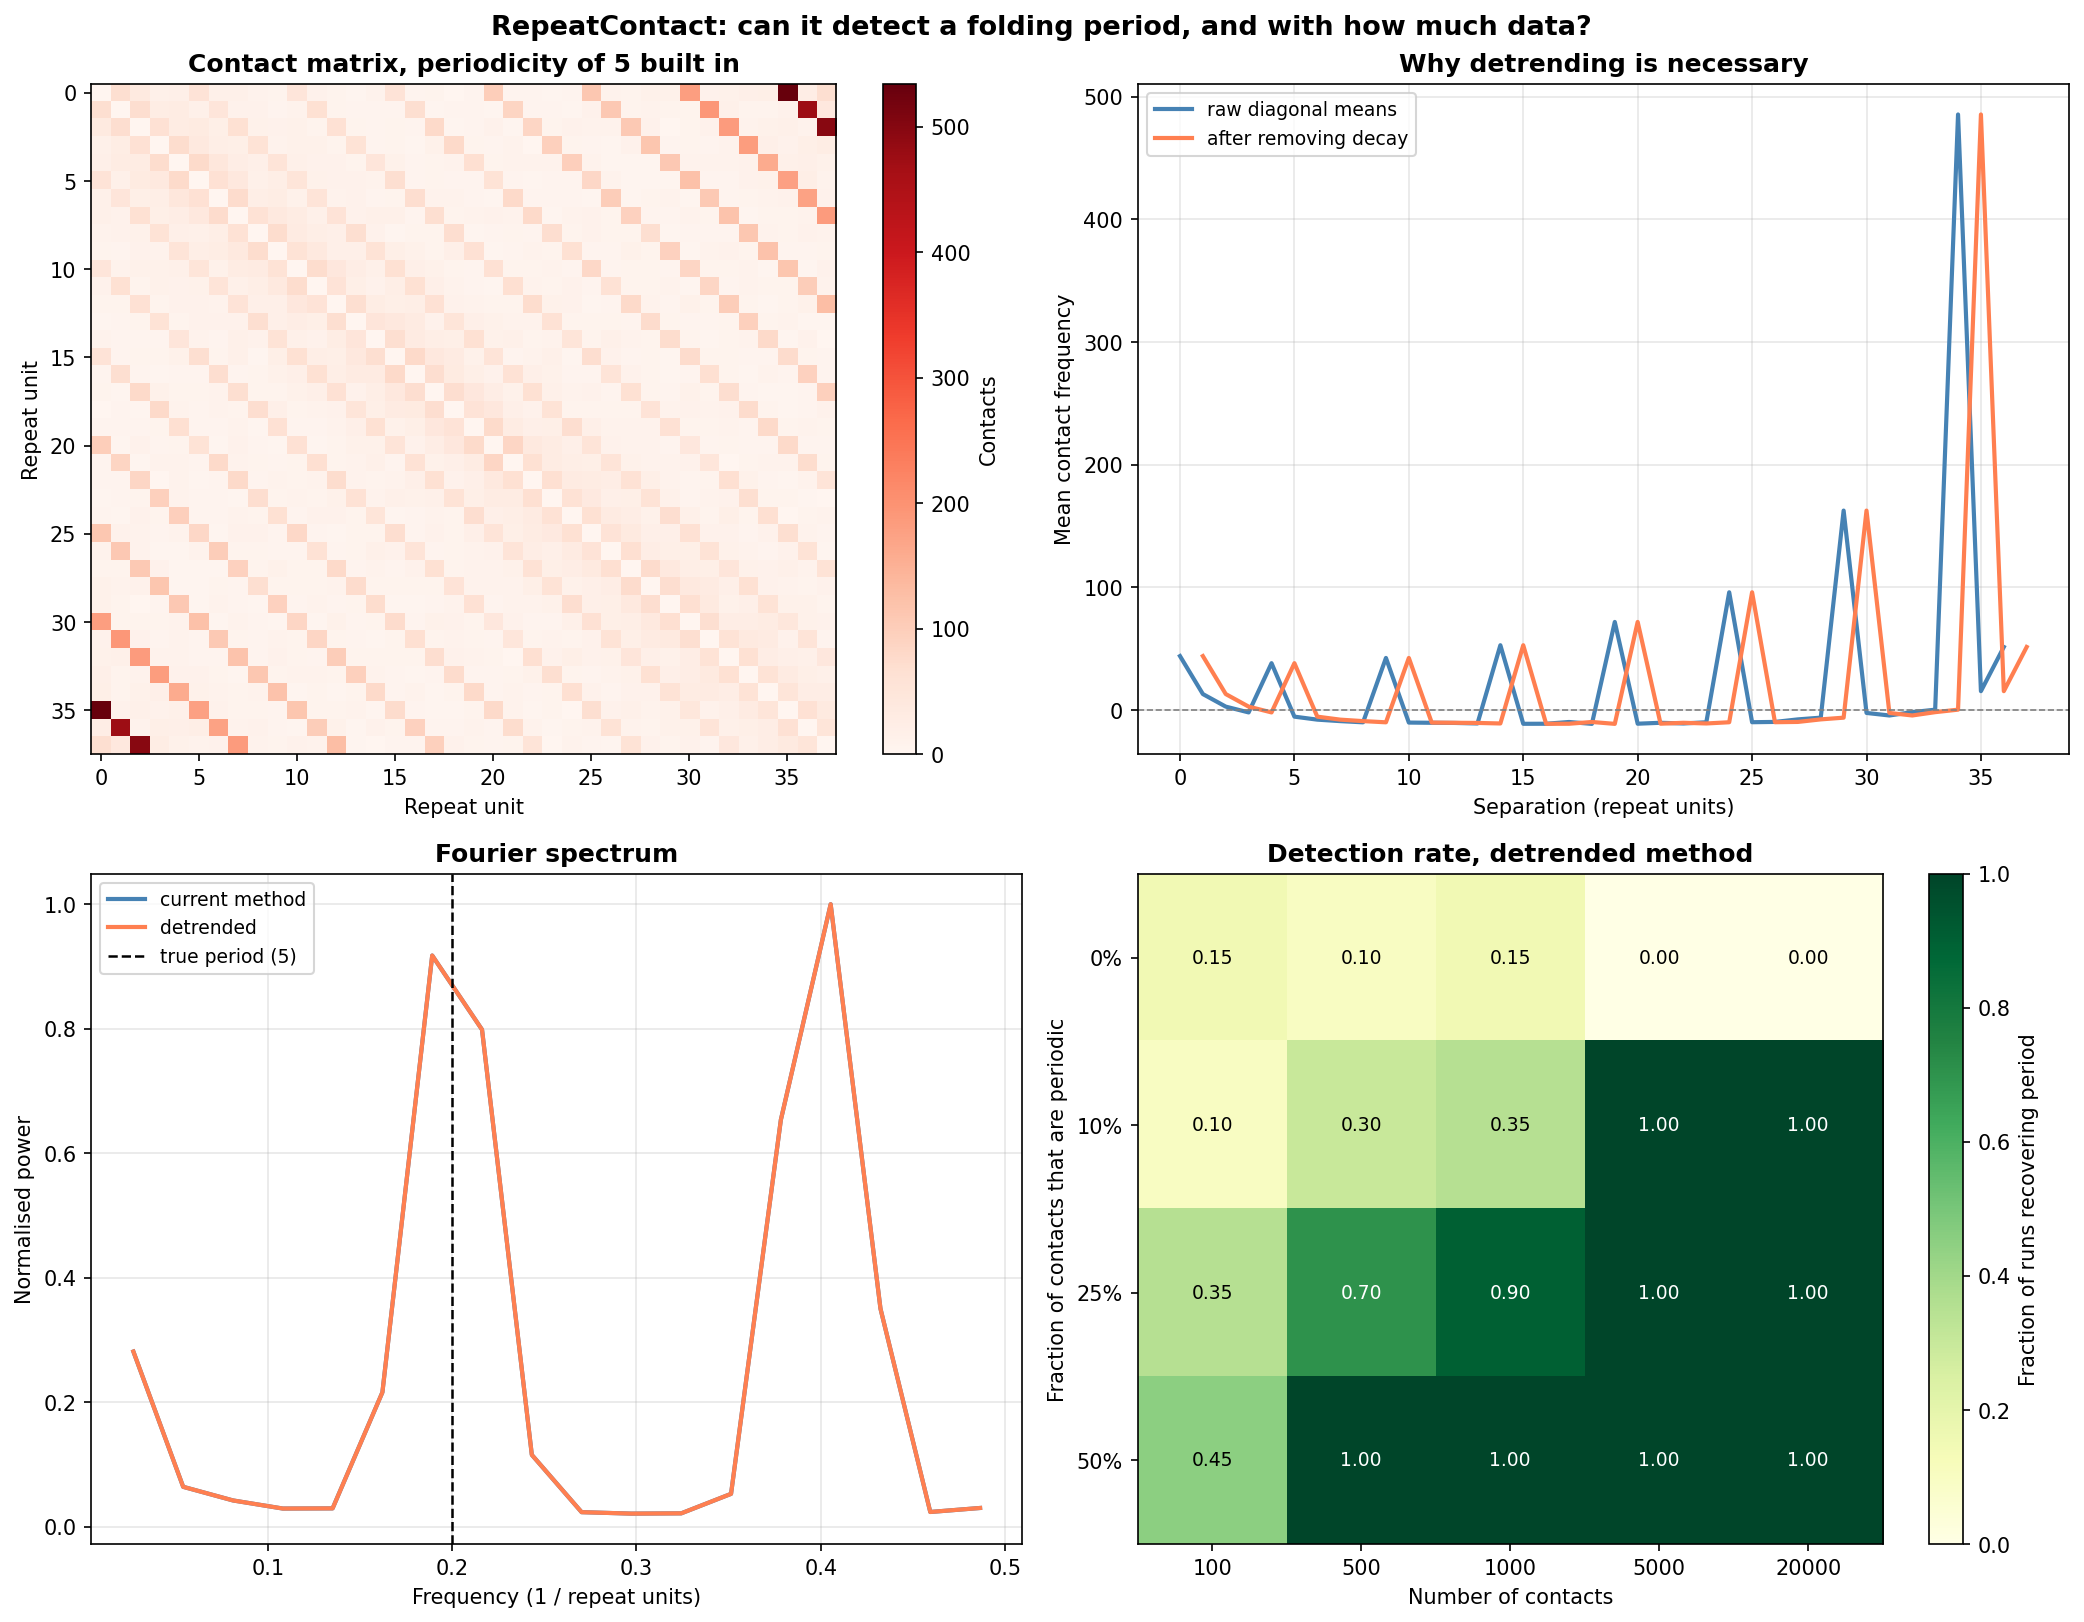

Python code for this plot:
#!/usr/bin/env python3
"""
Can RepeatContact detect a folding period, and how much data does it need?

This generates synthetic contacts where I control the answer, then checks
whether the pipeline recovers it. Two things are being tested:

  1. Does the method find a periodicity that is genuinely there?
  2. Does it stay quiet when there is no periodicity?

A method that fails the second test is worse than useless, because it would
report structure in random data.

The sweep over contact count answers the practical question: how many real
contacts would I need at a locus this size for the answer to mean anything.
"""

import numpy as np
import pandas as pd
import matplotlib.pyplot as plt
from scipy import fft, signal as sig

from repeatcontact import build_contact_matrix, fourier_analysis

# ─── Configuration ────────────────────────────────────────────────────────────

ARRAY_START = 63108
PERIOD_BP = 60
N_COPIES = 38          # 2322bp / 60 = 38.7, so 38 complete units

TRUE_FOLD_PERIOD = 5   # the answer the method should recover

CONTACT_COUNTS = [100, 500, 1000, 5000, 20000]
SIGNAL_STRENGTHS = [0.0, 0.10, 0.25, 0.50]

N_REPLICATES = 20      # repeat each condition to see how often it works

OUTPUT = "/Users/wagueacarinefongang/Documents/RepeatContact/sensitivity_test.png"


# ─── Simulating contacts ──────────────────────────────────────────────────────

def simulate_contacts(n_contacts, fold_period=None, strength=0.0,
                      decay=1.0, rng=None):
    """
    Build a synthetic set of contacts inside the array.

    Two components:

    Background. Contact probability falls off with separation, which is what
    real chromatin does. P(contact between copies i and j) is proportional to
    1 / |i-j|^decay. Every contact set has this.

    Periodic. A fraction of contacts, set by `strength`, are placed at
    separations that are exact multiples of `fold_period`. This is the signal
    the method is supposed to find. With strength = 0 there is no signal, and
    the method should report nothing.
    """
    if rng is None:
        rng = np.random.default_rng()

    n_periodic = int(n_contacts * strength)
    n_background = n_contacts - n_periodic

    pairs = []

    # background: separation drawn with 1/d decay
    seps = np.arange(1, N_COPIES)
    weights = 1.0 / seps**decay
    weights /= weights.sum()

    for _ in range(n_background):
        d = rng.choice(seps, p=weights)
        i = rng.integers(0, N_COPIES - d)
        pairs.append((i, i + d))

    # periodic: separation is a multiple of fold_period
    if n_periodic > 0 and fold_period:
        multiples = np.arange(fold_period, N_COPIES, fold_period)
        for _ in range(n_periodic):
            d = rng.choice(multiples)
            i = rng.integers(0, N_COPIES - d)
            pairs.append((i, i + d))

    # convert copy indices back to genomic positions, with a random offset
    # inside each unit, because that is what real data would look like
    rows = []
    for i, j in pairs:
        p1 = ARRAY_START + i * PERIOD_BP + rng.integers(0, PERIOD_BP)
        p2 = ARRAY_START + j * PERIOD_BP + rng.integers(0, PERIOD_BP)
        rows.append({'pos1': p1, 'pos2': p2})

    return pd.DataFrame(rows)


# ─── Detrended Fourier analysis ───────────────────────────────────────────────

def fourier_detrended(matrix):
    """
    Same idea as fourier_analysis in the main tool, but removing the decay
    trend before transforming.

    The reason this matters: contact frequency falls off steeply with
    separation, and that falloff is a large low-frequency component. Without
    removing it, the FFT reports the decay curve rather than any periodicity
    sitting on top of it, so the dominant frequency comes out near the array
    length regardless of the input.

    Subtracting a fitted trend leaves the residual, which is where a genuine
    periodic signal lives.
    """
    n = matrix.shape[0]
    means = np.array([np.mean(np.diagonal(matrix, offset=k)) for k in range(n)])

    # fit and subtract the decay. working in log space because the falloff is
    # closer to a power law than a straight line
    x = np.arange(1, n)
    y = means[1:]
    ok = y > 0
    if ok.sum() < 5:
        return np.array([]), np.array([]), means

    coef = np.polyfit(np.log(x[ok]), np.log(y[ok]), 1)
    trend = np.exp(np.polyval(coef, np.log(x)))
    residual = y - trend

    # taper the ends so the FFT does not see an artificial step
    windowed = residual * np.hanning(len(residual))

    spectrum = np.abs(fft.fft(windowed))
    freqs = fft.fftfreq(len(windowed))

    keep = freqs > 0
    return freqs[keep], spectrum[keep], residual


def recovered_period(freqs, spectrum, min_period=2.5, max_period=None):
    """
    Pick the fundamental frequency, not a harmonic.

    A signal with period 5 also produces power at 2.5, 1.67 and so on, because
    a repeating pattern is not a pure sine wave. Those harmonics can be taller
    than the fundamental, so taking the global maximum reports the wrong
    answer, and reports it more reliably as the data improves.

    Instead: find every local peak above a fraction of the maximum, then take
    the one with the longest period. Harmonics always sit at shorter periods
    than the fundamental they come from.
    """
    if len(freqs) == 0:
        return np.nan

    if max_period is None:
        max_period = N_COPIES / 2   # cannot resolve a period longer than this

    peaks, props = sig.find_peaks(spectrum, height=0.2 * spectrum.max())
    if len(peaks) == 0:
        return np.nan

    periods = 1.0 / freqs[peaks]
    valid = (periods >= min_period) & (periods <= max_period)
    if not valid.any():
        return np.nan

    return periods[valid].max()


# ─── Sweep ────────────────────────────────────────────────────────────────────

def run_sweep():
    """
    For every combination of contact count and signal strength, simulate the
    data many times and count how often the true folding period is recovered.

    Counting it as recovered if the answer lands within 15% of the truth,
    since the frequency resolution is limited by array length.
    """
    rng = np.random.default_rng(42)

    results_plain = np.zeros((len(SIGNAL_STRENGTHS), len(CONTACT_COUNTS)))
    results_detrend = np.zeros_like(results_plain)

    for si, strength in enumerate(SIGNAL_STRENGTHS):
        for ci, n_contacts in enumerate(CONTACT_COUNTS):
            hits_plain = 0
            hits_detrend = 0

            for _ in range(N_REPLICATES):
                df = simulate_contacts(n_contacts, TRUE_FOLD_PERIOD,
                                       strength, rng=rng)
                m = build_contact_matrix(df, ARRAY_START, PERIOD_BP, N_COPIES)

                f1, s1, _ = fourier_analysis(m, detrend=False)
                p1 = recovered_period(f1, s1)
                if abs(p1 - TRUE_FOLD_PERIOD) / TRUE_FOLD_PERIOD < 0.15:
                    hits_plain += 1

                f2, s2, _ = fourier_detrended(m)
                p2 = recovered_period(f2, s2)
                if abs(p2 - TRUE_FOLD_PERIOD) / TRUE_FOLD_PERIOD < 0.15:
                    hits_detrend += 1

            results_plain[si, ci] = hits_plain / N_REPLICATES
            results_detrend[si, ci] = hits_detrend / N_REPLICATES

            print(f"  strength={strength:<5} contacts={n_contacts:<6} "
                  f"plain={results_plain[si,ci]:.2f}  "
                  f"detrended={results_detrend[si,ci]:.2f}")

    return results_plain, results_detrend


# ─── Main ─────────────────────────────────────────────────────────────────────

if __name__ == "__main__":

    print("RepeatContact sensitivity test")
    print("=" * 55)
    print(f"Array: {N_COPIES} copies of {PERIOD_BP}bp")
    print(f"True folding period built into the data: every {TRUE_FOLD_PERIOD} copies")
    print(f"Replicates per condition: {N_REPLICATES}")
    print()

    # first, a single clear demonstration at high signal and high depth
    rng = np.random.default_rng(1)
    df = simulate_contacts(20000, TRUE_FOLD_PERIOD, 0.5, rng=rng)
    m = build_contact_matrix(df, ARRAY_START, PERIOD_BP, N_COPIES)

    f_plain, s_plain, sig_plain = fourier_analysis(m)
    f_det, s_det, sig_det = fourier_detrended(m)

    print("Best case, 20000 contacts with half of them periodic:")
    print(f"  true period               : {TRUE_FOLD_PERIOD}")
    print(f"  recovered, current method : {recovered_period(f_plain, s_plain):.1f}")
    print(f"  recovered, detrended      : {recovered_period(f_det, s_det):.1f}")
    print()

    # null check: no periodicity at all, method should not find one
    df_null = simulate_contacts(20000, None, 0.0, rng=rng)
    m_null = build_contact_matrix(df_null, ARRAY_START, PERIOD_BP, N_COPIES)
    f_null, s_null, _ = fourier_detrended(m_null)
    print(f"Null data with no periodicity, detrended method reports period "
          f"{recovered_period(f_null, s_null):.1f}")
    print("  (should not be close to 5, otherwise the method invents structure)")
    print()

    print("Sweep, fraction of runs recovering the true period:")
    plain, detrend = run_sweep()

    # ─── Figure ───────────────────────────────────────────────────────────────

    fig, axes = plt.subplots(2, 2, figsize=(14, 11))

    # contact matrix
    im = axes[0, 0].imshow(m, cmap='Reds', aspect='auto')
    plt.colorbar(im, ax=axes[0, 0], label='Contacts')
    axes[0, 0].set_title(f"Contact matrix, periodicity of {TRUE_FOLD_PERIOD} "
                         "built in", fontweight='bold')
    axes[0, 0].set_xlabel("Repeat unit")
    axes[0, 0].set_ylabel("Repeat unit")

    # the signal before and after detrending
    axes[0, 1].plot(sig_plain, color='steelblue', lw=2, label='raw diagonal means')
    axes[0, 1].plot(range(1, len(sig_det) + 1), sig_det, color='coral', lw=2,
                    label='after removing decay')
    axes[0, 1].axhline(0, color='grey', lw=0.8, ls='--')
    axes[0, 1].set_title("Why detrending is necessary", fontweight='bold')
    axes[0, 1].set_xlabel("Separation (repeat units)")
    axes[0, 1].set_ylabel("Mean contact frequency")
    axes[0, 1].legend(fontsize=9)
    axes[0, 1].grid(alpha=0.3)

    # spectra
    axes[1, 0].plot(f_plain, s_plain / s_plain.max(), color='steelblue',
                    lw=2, label='current method')
    axes[1, 0].plot(f_det, s_det / s_det.max(), color='coral',
                    lw=2, label='detrended')
    axes[1, 0].axvline(1 / TRUE_FOLD_PERIOD, color='black', ls='--', lw=1.2,
                       label=f'true period ({TRUE_FOLD_PERIOD})')
    axes[1, 0].set_title("Fourier spectrum", fontweight='bold')
    axes[1, 0].set_xlabel("Frequency (1 / repeat units)")
    axes[1, 0].set_ylabel("Normalised power")
    axes[1, 0].legend(fontsize=9)
    axes[1, 0].grid(alpha=0.3)

    # detection rate grid
    im2 = axes[1, 1].imshow(detrend, cmap='YlGn', vmin=0, vmax=1, aspect='auto')
    axes[1, 1].set_xticks(range(len(CONTACT_COUNTS)))
    axes[1, 1].set_xticklabels(CONTACT_COUNTS)
    axes[1, 1].set_yticks(range(len(SIGNAL_STRENGTHS)))
    axes[1, 1].set_yticklabels([f"{s:.0%}" for s in SIGNAL_STRENGTHS])
    axes[1, 1].set_xlabel("Number of contacts")
    axes[1, 1].set_ylabel("Fraction of contacts that are periodic")
    axes[1, 1].set_title("Detection rate, detrended method", fontweight='bold')
    for i in range(len(SIGNAL_STRENGTHS)):
        for j in range(len(CONTACT_COUNTS)):
            axes[1, 1].text(j, i, f"{detrend[i,j]:.2f}", ha='center',
                            va='center', fontsize=9,
                            color='white' if detrend[i, j] > 0.6 else 'black')
    plt.colorbar(im2, ax=axes[1, 1], label='Fraction of runs recovering period')

    plt.suptitle("RepeatContact: can it detect a folding period, and with how much data?",
                 fontsize=13, fontweight='bold')
    plt.tight_layout()
    plt.savefig(OUTPUT, dpi=150, bbox_inches='tight')
    plt.show()
    print(f"\nSaved: {OUTPUT}")
